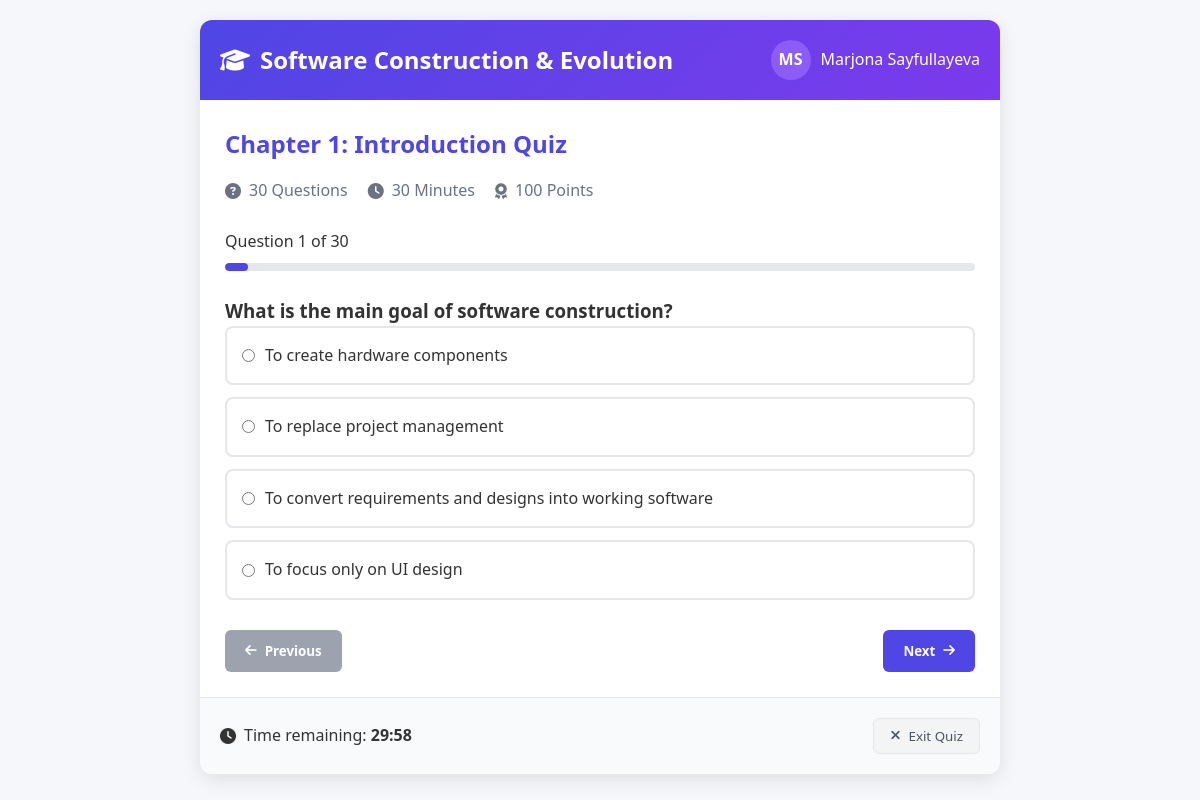
The page /quiz/5/ (signed in) on the database its author committed.
### learning/models.py (models this page shows, shortened)
class Question(models.Model):
    text = models.TextField()

class Choice(models.Model):
    question = models.ForeignKey(
        Question, related_name="choices", on_delete=models.CASCADE
    )
    text = models.CharField(max_length=255)
    is_correct = models.BooleanField(default=False)

### learning/views.py (the view)
# urls.py: path("quiz/<int:chapter_id>/", views.quiz_view, name="quiz_view"),
@login_required(login_url="login")
def quiz_view(request, chapter_id):
    quiz = get_object_or_404(Quiz, chapter_id=chapter_id)
    questions = []
    for qq in quiz.quiz_questions.select_related("question").all():
        question = qq.question
        questions.append(
            {
                "id": question.id,
                "text": question.text,
                "choices": question.choices.all(),
            }
        )
    return render(request, "quiz.html", {"quiz": quiz, "questions": questions})

### templates/quiz.html (shortened to what this page needs)
{% load static %}
<!DOCTYPE html>
<html lang="en">
<head>
    <link rel="stylesheet" href="https://cdnjs.cloudflare.com/ajax/libs/font-awesome/6.4.0/css/all.min.css">
    <link rel="stylesheet" href="{% static 'course/quiz_style.css' %}">
</head>
<body>
    <div class="quiz-container" style="display:none;">
        <header class="quiz-header">
            <h1><i class="fas fa-graduation-cap"></i> Software Construction & Evolution</h1>
            <div class="user-info">
                <div class="user-avatar">
                    {% if request.user.first_name or request.user.last_name %}
                    {{ request.user.first_name|slice:":1"|upper }}{{ request.user.last_name|slice:":1"|upper }}
                    {% else %}
                    {{ request.user.get_full_name|slice:":1"|upper }}
                    {% endif %}
                </div>
                <span>
                    {% if request.user.first_name or request.user.last_name %}
                    {{ request.user.first_name }} {{ request.user.last_name }}
                    {% else %}
                    {{ request.user.get_full_name }}
                    {% endif %}
                </span>
            </div>
        </header>
        <div class="quiz-content">
            <div class="quiz-info">
                <h2>Chapter 1: Introduction Quiz</h2>
                <div class="quiz-meta">
                    <div class="meta-item">
                        <i class="fas fa-question-circle"></i>
                        <span>30 Questions</span>
                    </div>
                    <div class="meta-item">
                        <i class="fas fa-clock"></i>
                        <span>30 Minutes</span>
                    </div>
                    <div class="meta-item">
                        <i class="fas fa-award"></i>
                        <span>100 Points</span>
                    </div>
                </div>
            </div>
            <div class="progress-container">
                <div class="progress-info">
                    <span>Question <span id="current-question">1</span> of 30</span>
                </div>
                <div class="progress-bar">
                    <div class="progress-fill" style="width: 3.33%"></div>
                </div>
            </div>
            <div class="question-container">
                <form method="post" action="{% url 'submit_quiz' quiz.id %}" id="quizForm">
                    {% for q in questions %}
                    <div class="question-block" id="question-{{ forloop.counter0 }}"
                        style="display: {% if forloop.first %}block{% else %}none{% endif %};">
                        <h3>{{ q.text }}</h3>
                        <div class="options-container">
                            {% for choice in q.choices %}
                            <label class="option">
                                <input type="radio" name="question_{{ q.id }}" value="{{ choice.id }}" style="margin-right: 10px;">
                                {{ choice.text }}
                            </label>
                            {% endfor %}
                        </div>
                    </div>
                    {% endfor %}
                    <div class="question-navigation">
                        <button type="button" class="nav-btn prev-btn" id="prevBtn" disabled>
                            <i class="fas fa-arrow-left"></i> Previous
                        </button>
                        <button type="button" class="nav-btn next-btn" id="nextBtn">
                            Next <i class="fas fa-arrow-right"></i>
                        </button>
                    </div>
                </form>
            </div>
        </div>
        <div class="quiz-footer">
            <div class="time-remaining">
                <i class="fas fa-clock"></i>
                <span>Time remaining: <strong id="time-display">30:00</strong></span>
            </div>
            <button class="exit-btn" id="exitBtn">
                <i class="fas fa-times"></i> Exit Quiz
            </button>
        </div>
    </div>
</body>
</html>

### static/course/quiz_style.css (style rules this page uses)
* { margin: 0; padding: 0; box-sizing: border-box; font-family: 'Segoe UI', Tahoma, Geneva, Verdana, sans-serif; }
body { background-color: #f5f7fb; color: #333; line-height: 1.6; }
.quiz-container { max-width: 800px; margin: 20px auto; background: white; border-radius: 12px; box-shadow: 0 5px 20px rgba(0, 0, 0, 0.1); overflow: hidden; }
.quiz-header { display: flex; justify-content: space-between; align-items: center; padding: 20px; background: linear-gradient(135deg, #4f46e5, #7c3aed); color: white; }
.quiz-header h1 { font-size: 1.5rem; display: flex; align-items: center; gap: 10px; }
.user-info { display: flex; align-items: center; gap: 10px; }
.user-avatar { width: 40px; height: 40px; border-radius: 50%; background: #8b5cf6; display: flex; align-items: center; justify-content: center; font-weight: bold; }
.quiz-content { padding: 25px; }
.quiz-info h2 { color: #4f46e5; margin-bottom: 15px; }
.quiz-meta { display: flex; gap: 20px; margin-bottom: 25px; }
.meta-item { display: flex; align-items: center; gap: 8px; color: #6b7280; }
.progress-container { margin-bottom: 25px; }
.progress-info { display: flex; justify-content: space-between; margin-bottom: 8px; }
.progress-bar { height: 8px; background: #e5e7eb; border-radius: 4px; overflow: hidden; }
.progress-fill { height: 100%; background: #4f46e5; border-radius: 4px; transition: width 0.3s ease; }
.question-block { margin-bottom: 25px; }
.options-container { display: flex; flex-direction: column; gap: 12px; }
.option { display: flex; align-items: center; padding: 15px; border: 2px solid #e5e7eb; border-radius: 8px; cursor: pointer; transition: all 0.2s ease; }
.question-navigation { display: flex; justify-content: space-between; margin-top: 30px; }
.nav-btn { display: flex; align-items: center; gap: 8px; padding: 12px 20px; background: #4f46e5; color: white; border: none; border-radius: 6px; cursor: pointer; font-weight: 600; transition: background 0.2s; }
.nav-btn:disabled { background: #9ca3af; cursor: not-allowed; }
.quiz-footer { display: flex; justify-content: space-between; align-items: center; padding: 20px; border-top: 1px solid #e5e7eb; background: #f9fafb; }
.time-remaining { display: flex; align-items: center; gap: 8px; font-size: 1rem; }
.exit-btn { display: flex; align-items: center; gap: 8px; padding: 8px 16px; background: #f3f4f6; color: #4b5563; border: 1px solid #e5e7eb; border-radius: 6px; cursor: pointer; transition: all 0.2s; }

### rows shown on the page
Question: text "What is the main goal of software construction?"
Choice: text "To create hardware components"
Choice: text "To replace project management"
Choice: text "To convert requirements and designs into working software"
Choice: text "To focus only on UI design"

### other values the page prints
{{ request.user.first_name|slice:":1"|upper }} "M"
{{ request.user.last_name|slice:":1"|upper }} "S"
{{ request.user.first_name }} "Marjona"
{{ request.user.last_name }} "Sayfullayeva"
